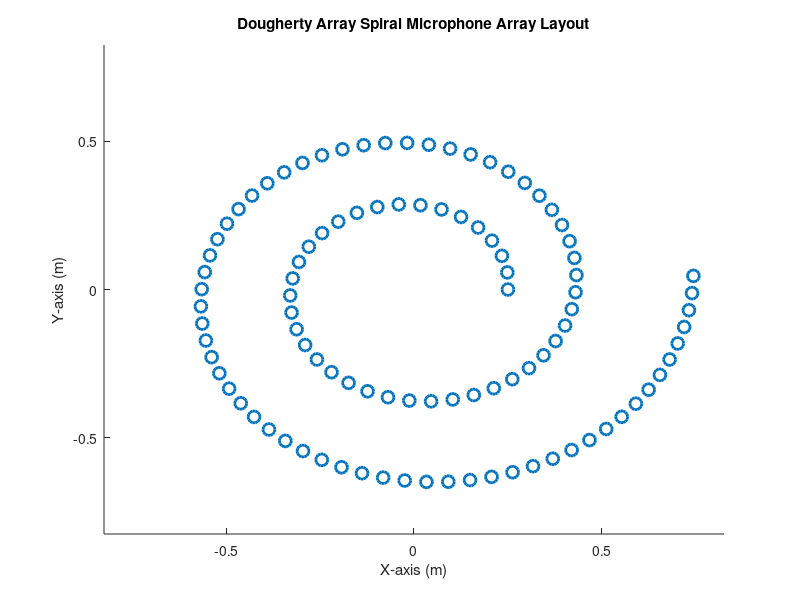
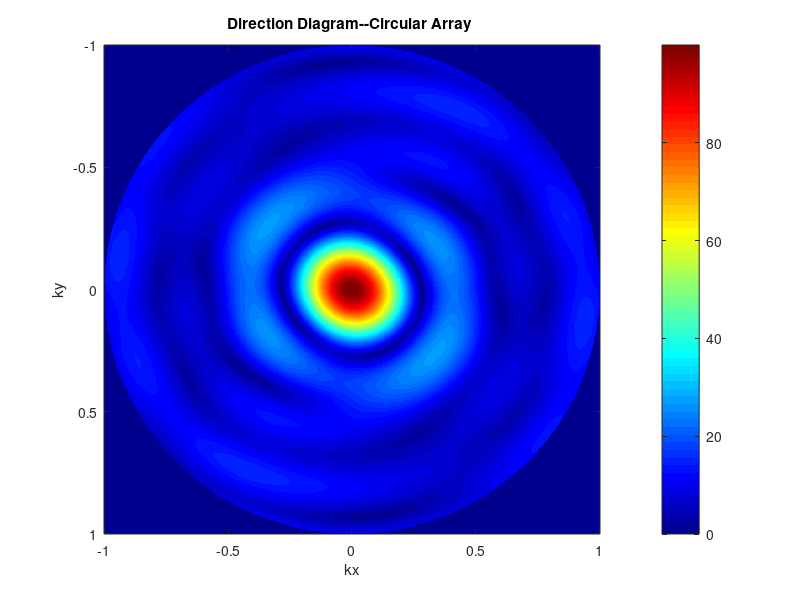
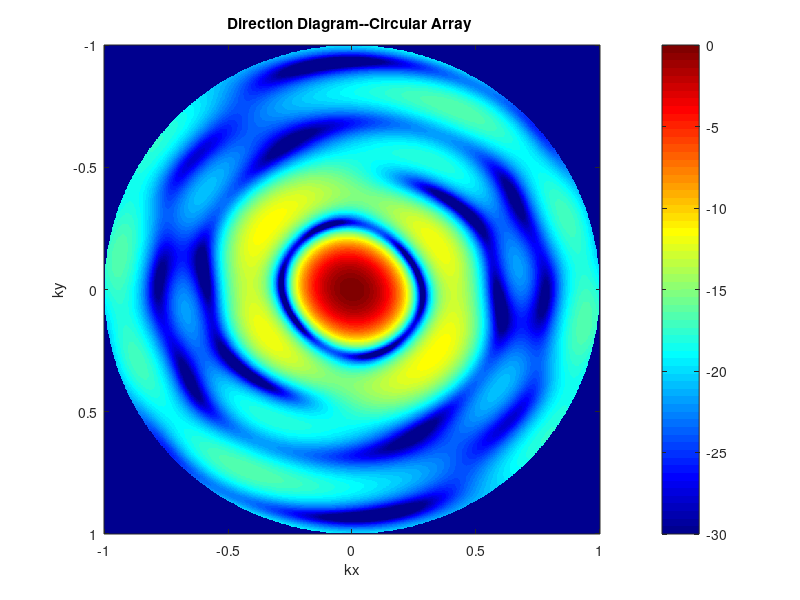

Source code (MATLAB) for these figures, in order:
clear all;
close all;
clc;

frequency = 1000; % 入射波频率
c = 343; % 声速
% 计算波数
k = 2*pi*frequency/c;


% 螺旋参数
r0 = 0.25;         % 最小半径 (m)
rMax = 0.75;       % 最大半径 (m)
dTheta = 2*pi/48;  % 每个阵元间的螺旋角度增量
d_r = 0.005;

% 初始化
theta = 0;          % 初始角度
rm = [];            % 用于存储阵元位置的矩阵

% 生成阵列位置直到达到最大半径
while r0 <= rMax
    x = r0 * cos(theta);   % 计算x坐标
    y = r0 * sin(theta);   % 计算y坐标
    rm = [rm; x, y, 0];       % 添加到阵列
    r0 = r0 + d_r;      % 更新半径以生成螺旋效果
    theta = theta + dTheta/(2.25*r0); % 增加角度
end

figure;
hold on;

% 绘制螺旋阵列
scatter(rm(:,1), rm(:,2),  'SizeData', 75, 'LineWidth', 2); % 点的大小设为50，填充样式

% 设置X轴和Y轴的极限
xlim([-rMax*1.1 rMax*1.1]);
ylim([-rMax*1.1 rMax*1.1]);

title('Dougherty Array Spiral Microphone Array Layout');
xlabel('X-axis (m)');
ylabel('Y-axis (m)');

grid off;
hold off; % 结束hold状态


%% 初始化kx, ky网格
kx = linspace(-1, 1, 720);
ky = linspace(-1, 1, 720);
[KX,KY] = meshgrid(kx, ky);

% 创建逻辑掩码，保留kx^2 + ky^2 <= 1的点
valid_points_mask = (KX.^2 + KY.^2) <= 1;

% 应用掩码到KX和KY，移除无效点
KX = KX .* valid_points_mask;
KY = KY .* valid_points_mask;

% 计算对应的kz，现在所有点都满足kx^2 + ky^2 <= 1
KZ = sqrt(1 - KX.^2 - KY.^2); % 此处不会出现复数，因为已预先筛选
% 将KZ中接近1的值（考虑到浮点运算误差，这里设定一个很小的容差eps）置为0
eps = 1e-8; % 设定一个很小的正数作为容差
KZ(abs(KZ - 1) < eps) = 0;

%% 计算方向图
V = zeros(length(kx), length(ky));
for i = 1:length(kx)
    for j = 1:length(ky)
        % 验证 kx 和 ky 的平方和是否小于1
        if (kx(i)^2 + ky(j)^2) < 1
            % 计算三维单位向量 \kappa
            kappa = [kx(i), ky(j), KZ(i, j)];
            V(i, j) = sum(exp(1j*k*rm*kappa.')); % 注意这里的转置，保证维度匹配
        else
            % 如果不满足条件，将该位置的值设为0
            V(i, j) = 0;
        end
    end
end

V_abs = abs(V);
maxVal = max(max(V_abs(:)));
V_db = 20*log10(V_abs/maxVal);

%% 绘制方向图
figure;
imagesc(kx, ky, abs(V));
xlabel('kx');
ylabel('ky');
title('Direction Diagram--Circular Array ');
colormap('jet');
colorbar;
caxis('auto'); % 色标范围
% caxis([0, max(max(V_abs))]);
caxis('auto');


figure;
imagesc(kx, ky, V_db);
xlabel('kx');
ylabel('ky');
title('Direction Diagram--Circular Array ');
% 使用更明显的colormap，例如'jet'，并自动调整色标范围
colormap('jet'); % 或选择其他你喜欢的colormap，如'parula'
colorbar;
% 自动调整色标范围以覆盖数据的全部动态范围
caxis([-30, max(max(V_db))]);
% caxis('auto');
